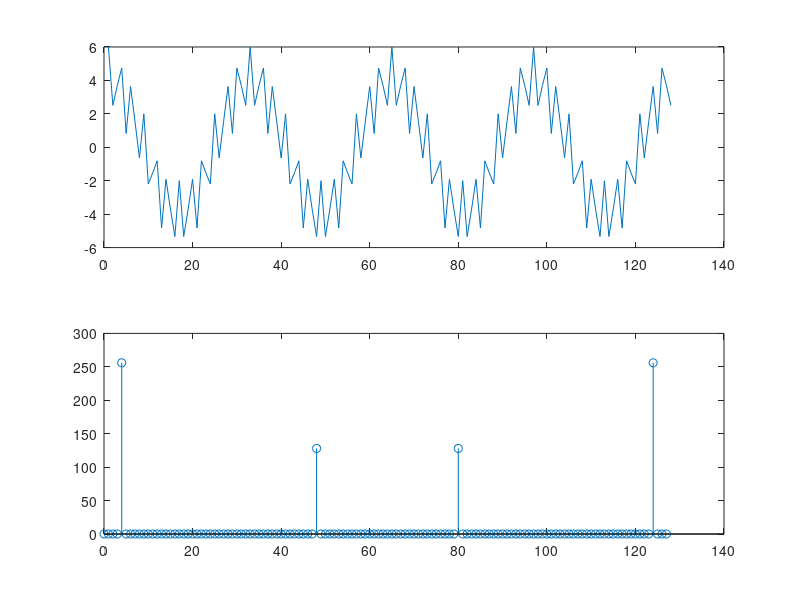

Recreate this plot in MATLAB.
clear;
close all;
N = 128;
n = 0:N-1;
f1 = 4;
f2 = 48;
x1 = 4*cos(2*pi*f1/N*n);
x2 = 2*cos(2*pi*f2/N*n);
x = x1 + x2;
y1 = fft(x);
y1_mod = abs(y1);
subplot(211), plot(x);
subplot(212), stem(n,y1_mod);